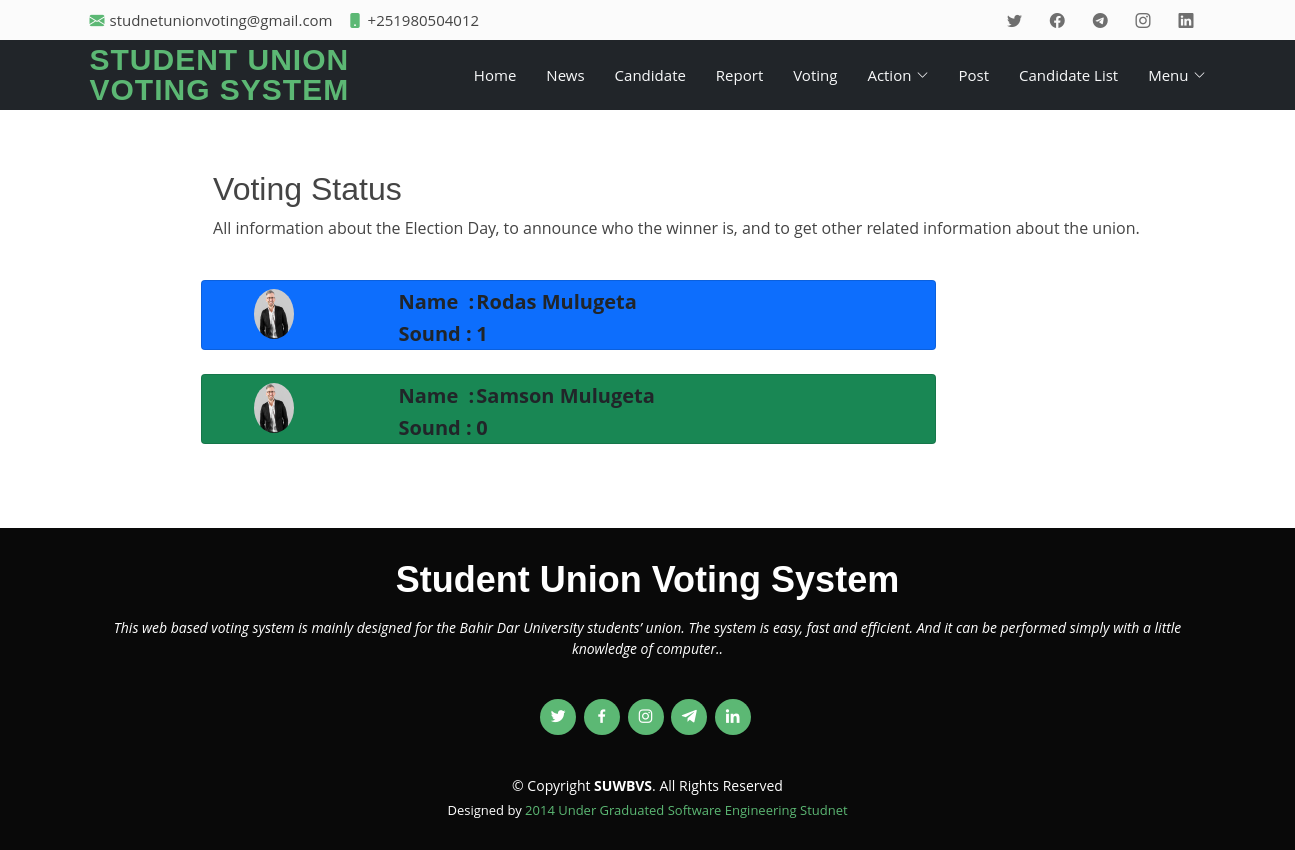
The page /view/voting-status.php (signed in) on the database its author committed.
### tables this page shows
CREATE TABLE `voting_result` (
  `id` int(11) NOT NULL,
  `candidate_id` varchar(50) NOT NULL,
  `no_voter` int(11) NOT NULL,
  `status` varchar(50) NOT NULL DEFAULT 'Active'
);

CREATE TABLE `student` (
  `stud_id` varchar(50) NOT NULL,
  `fname` varchar(50) NOT NULL,
  `lname` varchar(50) NOT NULL,
  `gender` varchar(50) NOT NULL,
  `phone` text NOT NULL,
  `email` text NOT NULL DEFAULT 'soneone@gmail.com',
  `department` varchar(50) NOT NULL,
  `cgpa` double NOT NULL,
  `year` varchar(11) NOT NULL,
  `image` text NOT NULL,
  `discipline` varchar(50) NOT NULL DEFAULT 'free from any violation',
  `status` varchar(50) NOT NULL DEFAULT 'not_allowed'
);

### View/voting-status.php (the view, shortened to what this page needs)
<!DOCTYPE html>
<html lang="en">
<head>
    <link href="../assets/vendor/animate.css/animate.min.css" rel="stylesheet">
    <link href="../assets/vendor/bootstrap/css/bootstrap.min.css" rel="stylesheet">
    <link href="../assets/vendor/bootstrap-icons/bootstrap-icons.css" rel="stylesheet">
    <link href="../assets/vendor/boxicons/css/boxicons.min.css" rel="stylesheet">
    <link href="../assets/vendor/glightbox/css/glightbox.min.css" rel="stylesheet">
    <link href="../assets/vendor/swiper/swiper-bundle.min.css" rel="stylesheet">
    <link href="../assets/css/style.css" rel="stylesheet">
</head>
<body>
    <?php
    include("../topbar.php");
    include("../menu.php");
    include("../connection.php");
    ?>
    <main id="main">
        <section id="contact" class="contact">
            <?php
            $color_pike = 0;
            $color = array("bg-primary", "bg-success", "bg-info", "bg-warning", "bg-secondary", "bg-light", "bg-light", "bg-light", "bg-light", "bg-light", "bg-danger");
            ?>
            <div class="container">
                <div style="margin-left: 10%;">
                    <div class="container">
                        <h2>Voting Status</h2>
                        <p>All information about the Election Day, to announce who the winner is, and to get other related information about the union.</p>
                        <br>
                        <?php
                        $sql = $conn->query("SELECT * FROM `applicent_candidate`");
                        if ($sql->num_rows > 0) {
                            while ($sql_row = $sql->fetch_assoc()) {
                                $cand_id = $sql_row['candidate_id'];
                                $rr = $conn->query("SELECT * FROM `voting` WHERE `Candidate_id`='$cand_id'");
                                $number_of_voter = $rr->num_rows;
                                $sql_check = $conn->query("SELECT * FROM `voting_result` WHERE `candidate_id`='$cand_id'");
                                if ($sql_check->num_rows > 0) {
                                    while ($sql_row_check = $sql_check->fetch_assoc()) {
                                        $conn->query("UPDATE `voting_result` SET `no_voter`='$number_of_voter' WHERE candidate_id='$cand_id'");
                                    }
                                } else {
                                    $conn->query("INSERT INTO `voting_result`(`candidate_id`, `no_voter`) VALUES ('$cand_id','$number_of_voter')");
                                }
                            }
                        }
                        $voting_result = $conn->query("SELECT * FROM `voting_result` ORDER BY `voting_result`.`no_voter` DESC");
                        if ($voting_result->num_rows > 0) {
                            while ($voting_result_row = $voting_result->fetch_assoc()) {
                                $candidate_id = $voting_result_row['candidate_id'];
                                $student_result = $conn->query("SELECT * FROM `student` WHERE `stud_id`='$candidate_id'");
                                if ($student_result->num_rows > 0) {
                                    while ($student_row = $student_result->fetch_assoc()) {
                                        $image = $student_row['image'];
                                        $name_of_canidate = $student_row['fname'] . " " . $student_row['lname'];
                                    }
                                }
                                $rr = $conn->query("SELECT * FROM `voting` WHERE `Candidate_id`='$candidate_id'");
                                $number_of_voter = $rr->num_rows;
                        ?>
                                <div style="height: 70px; width: 75%;" class="card <?php print $color[$color_pike]; ?> text-dark row">
                                    <div class="col-md-3">
                                        <img src="http://localhost/suv/assets/img/voter/<?php print $image; ?>" width="25%" style="border-radius: 50%; margin-top: 5%; margin-left: 25%;" height="50px" alt="">
                                    </div>
                                    <div class="col-md-9" style="margin-top: 5px;">
                                        <table>
                                            <tr>
                                                <td> Name &nbsp;: </td>
                                                <td><?php print $name_of_canidate; ?> </td>
                                            </tr>
                                            <tr>
                                                <td>Sound :</td>
                                                <td><?php print $number_of_voter; ?> </td>
                                            </tr>
                                        </table>
                                    </div>
                                </div>
                                <br>
                        <?php
                                $color_pike++;
                            }
                        }
                        ?>
                    </div>
                </div>
            </div>
        </section>
    </main>
    <?php
    include("..//footer.php");
    ?>
</body>
</html>

### assets/css/style.css (style rules this page uses)
body { font-family: "Open Sans", sans-serif; color: #444444; }
h1, h2, h3, h4, h5, h6 { font-family: "Raleway", sans-serif; }
section { padding: 60px 0; }

### View/voting-status.php (style rules this page uses)
td { font-size: 20px; font-weight: bold; }

### rows shown on the page
voting_result: candidate.image (picture), candidate.lname "Rodas Mulugeta", number_of_voter "1"
voting_result: candidate.image (picture), candidate.lname "Samson Mulugeta", no_voter "0"
